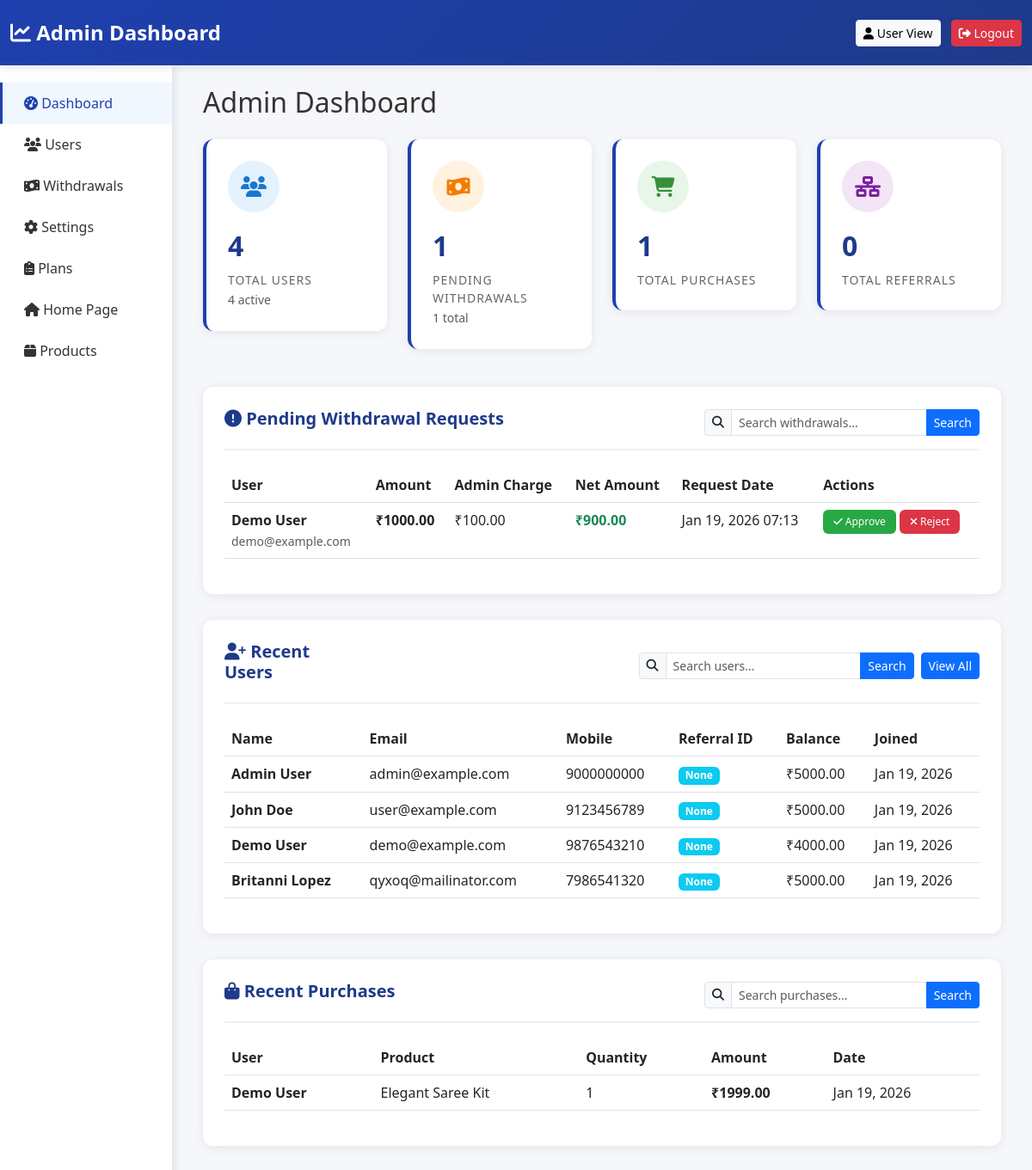
The app's page /mlm-admin/dashboard/, older data.
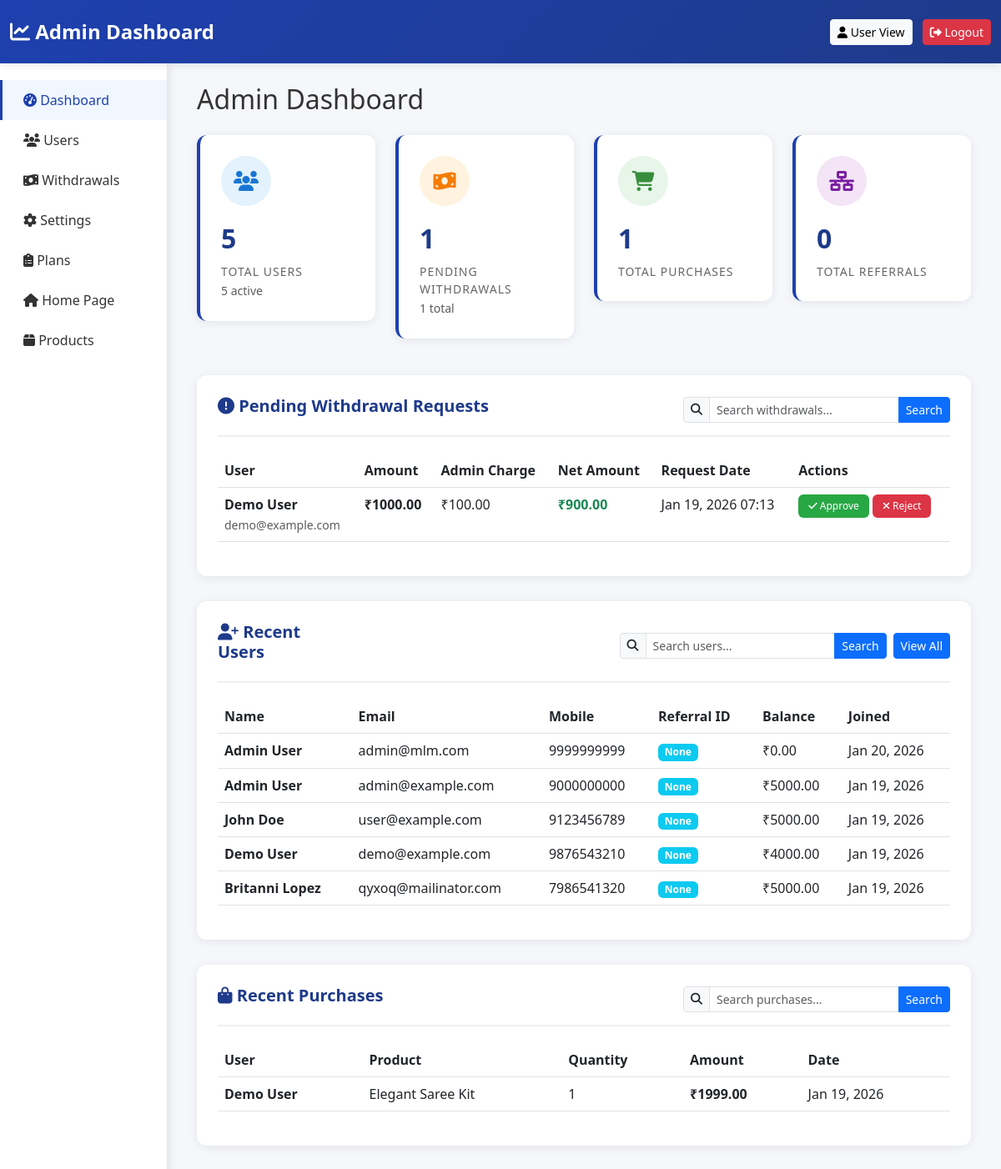
The same page, newer data.
### core/models.py (models this page shows, shortened)
class Withdrawal(models.Model):
    STATUS_CHOICES = [
        ('pending', 'Pending'),
        ('approved', 'Approved'),
        ('rejected', 'Rejected'),
        ('completed', 'Completed'),
    ]
    user = models.ForeignKey(CustomUser, on_delete=models.CASCADE, related_name='withdrawals')
    amount = models.DecimalField(max_digits=15, decimal_places=2)
    admin_charge = models.DecimalField(max_digits=15, decimal_places=2, default=0.00)  # 10% charge
    net_amount = models.DecimalField(max_digits=15, decimal_places=2, default=0.00)    # Amount - charge
    status = models.CharField(max_length=20, choices=STATUS_CHOICES, default='pending')
    requested_date = models.DateTimeField(auto_now_add=True)
    processed_date = models.DateTimeField(blank=True, null=True)
    notes = models.TextField(blank=True, null=True)
    class Meta:
        verbose_name = "Withdrawal"
        verbose_name_plural = "Withdrawals"
        ordering = ['-requested_date']

class CustomUser(AbstractUser):
    phone_regex = RegexValidator(
        regex=r'^\+?1?\d{9,15}$',
        message='Phone number must be entered in the format: +999999999. Up to 15 digits allowed.'
    )
    mobile = models.CharField(
        validators=[phone_regex],
        max_length=17,
        blank=True,
        null=True,
        unique=True,
        verbose_name="Mobile Number"
    )
    sponsor_id = models.CharField(
        max_length=50,
        blank=True,
        null=True,
        verbose_name="Sponsor ID"
    )
    sponsor_name = models.CharField(
        max_length=255,
        blank=True,
        null=True,
        verbose_name="Sponsor Name"
    )
    referral_id = models.CharField(
        max_length=20,
        unique=True,
        blank=True,
        null=True,
        verbose_name="Referral ID"
    )
    account_balance = models.DecimalField(
        max_digits=15,
        decimal_places=2,
        default=0.00,
        verbose_name="Account Balance"
    )
    is_active_member = models.BooleanField(
        default=False,
        verbose_name="Is Active Member"
    )
    profile_photo = models.ImageField(
        upload_to='profile_photos/',
        blank=True,
        null=True,
        verbose_name="Profile Photo"
    )
    created_at = models.DateTimeField(auto_now_add=True)
    updated_at = models.DateTimeField(auto_now=True)
    groups = models.ManyToManyField(
        'auth.Group',
        verbose_name='groups',
        blank=True,
        related_name='customuser_set'
    )
    user_permissions = models.ManyToManyField(
        'auth.Permission',
        verbose_name='user permissions',
        blank=True,
        related_name='customuser_set'
    )
    class Meta:
        verbose_name = "User"
        verbose_name_plural = "Users"
        ordering = ['-created_at']
    def get_full_name(self):
        return f"{self.first_name} {self.last_name}".strip()

class Purchase(models.Model):
    user = models.ForeignKey(CustomUser, on_delete=models.CASCADE, related_name='purchases')
    product = models.ForeignKey(Product, on_delete=models.CASCADE)
    quantity = models.PositiveIntegerField(default=1)
    total_amount = models.DecimalField(max_digits=15, decimal_places=2)
    purchase_date = models.DateTimeField(auto_now_add=True)
    class Meta:
        verbose_name = "Purchase"
        verbose_name_plural = "Purchases"
        ordering = ['-purchase_date']

class Product(models.Model):
    name = models.CharField(max_length=255, verbose_name="Product Name")
    description = models.TextField(blank=True, null=True)
    price = models.DecimalField(max_digits=10, decimal_places=2, verbose_name="Price")
    created_at = models.DateTimeField(auto_now_add=True)
    class Meta:
        verbose_name = "Product"
        verbose_name_plural = "Products"

### core/views.py (the view, shortened to what this page needs)
# urls.py: path('mlm-admin/dashboard/', admin_dashboard, name='admin_dashboard'),
def admin_dashboard(request):
    total_users = CustomUser.objects.count()
    active_users = CustomUser.objects.filter(is_active_member=True).count()
    total_withdrawals = Withdrawal.objects.count()
    pending_withdrawals = Withdrawal.objects.filter(status='pending').count()
    total_purchases = Purchase.objects.count()
    total_referrals = Referral.objects.count()
    withdrawals_q = (request.GET.get('withdrawals_q') or '').strip()
    users_q = (request.GET.get('users_q') or '').strip()
    purchases_q = (request.GET.get('purchases_q') or '').strip()
    withdrawals_page_number = request.GET.get('withdrawals_page') or 1
    users_page_number = request.GET.get('users_page') or 1
    purchases_page_number = request.GET.get('purchases_page') or 1
    pending_withdrawals_qs = Withdrawal.objects.filter(status='pending').select_related('user').order_by('-requested_date')
    pending_withdrawals_paginator = Paginator(pending_withdrawals_qs, 10)
    pending_withdrawal_requests = pending_withdrawals_paginator.get_page(withdrawals_page_number)
    recent_users_qs = CustomUser.objects.order_by('-created_at')
    recent_users_paginator = Paginator(recent_users_qs, 10)
    recent_users = recent_users_paginator.get_page(users_page_number)
    recent_purchases_qs = Purchase.objects.select_related('user', 'product').order_by('-purchase_date')
    recent_purchases_paginator = Paginator(recent_purchases_qs, 10)
    recent_purchases = recent_purchases_paginator.get_page(purchases_page_number)
    context = {
        'total_users': total_users,
        'active_users': active_users,
        'total_withdrawals': total_withdrawals,
        'pending_withdrawals': pending_withdrawals,
        'total_purchases': total_purchases,
        'total_referrals': total_referrals,
        'recent_users': recent_users,
        'pending_withdrawal_requests': pending_withdrawal_requests,
        'recent_purchases': recent_purchases,
        'withdrawals_q': withdrawals_q,
        'users_q': users_q,
        'purchases_q': purchases_q,
    }
    return render(request, 'admin/admin_dashboard.html', context)

### core/templates/admin/admin_dashboard.html (shortened to what the changed rows need)
{% load static %}
<!DOCTYPE html>
<html lang="en">
<head>
    <link href="https://cdn.jsdelivr.net/npm/bootstrap@5.3.0/dist/css/bootstrap.min.css" rel="stylesheet">
    <link rel="stylesheet" href="https://cdnjs.cloudflare.com/ajax/libs/font-awesome/6.4.0/css/all.min.css">
</head>
<body>
    <div class="container-fluid">
        <div class="row">
            <div class="col-md-10">
                <div class="p-4">
                    <h2 class="mb-4">Admin Dashboard</h2>
                    <div class="row mb-4">
                        <div class="col-md-3">
                            <div class="stat-card users">
                                <div class="stat-card-icon">
                                    <i class="fas fa-users"></i>
                                </div>
                                <div class="stat-card-value">{{ total_users }}</div>
                                <div class="stat-card-label">Total Users</div>
                                <small class="text-muted">{{ active_users }} active</small>
                            </div>
                        </div>
                    </div>
                    <div class="table-card" id="withdrawals">
                        {% if pending_withdrawal_requests %}
                        <div class="table-responsive">
                            <table class="table table-hover">
                                <thead>
                                    <tr>
                                        <th>User</th>
                                        <th>Amount</th>
                                        <th>Admin Charge</th>
                                        <th>Net Amount</th>
                                        <th>Request Date</th>
                                        <th>Actions</th>
                                    </tr>
                                </thead>
                                <tbody>
                                    {% for withdrawal in pending_withdrawal_requests %}
                                    <tr>
                                        <td>
                                            <strong>{{ withdrawal.user.get_full_name }}</strong><br>
                                            <small class="text-muted">{{ withdrawal.user.email }}</small>
                                        </td>
                                        <td><strong>₹{{ withdrawal.amount }}</strong></td>
                                        <td>₹{{ withdrawal.admin_charge }}</td>
                                        <td><strong class="text-success">₹{{ withdrawal.net_amount }}</strong></td>
                                        <td>{{ withdrawal.requested_date|date:"M d, Y H:i" }}</td>
                                        <td>
                                            <form method="POST" action="{% url 'admin_withdrawal_action' withdrawal.id %}" style="display: inline;">
                                                <button type="submit" class="btn-action btn-approve" onclick="return confirm('Approve this withdrawal?');">
                                                    <i class="fas fa-check"></i> Approve
                                                </button>
                                            </form>
                                            <form method="POST" action="{% url 'admin_withdrawal_action' withdrawal.id %}" style="display: inline;">
                                                <button type="submit" class="btn-action btn-reject" onclick="return confirm('Reject this withdrawal? Amount will be refunded.');">
                                                    <i class="fas fa-times"></i> Reject
                                                </button>
                                            </form>
                                        </td>
                                    </tr>
                                    {% endfor %}
                                </tbody>
                            </table>
                        </div>
                        {% else %}
                        <p class="text-muted text-center py-4">No pending withdrawal requests</p>
                        {% endif %}
                    </div>
                    <div class="table-card">
                        <div class="table-responsive">
                            <table class="table table-hover">
                                <thead>
                                    <tr>
                                        <th>Name</th>
                                        <th>Email</th>
                                        <th>Mobile</th>
                                        <th>Referral ID</th>
                                        <th>Balance</th>
                                        <th>Joined</th>
                                    </tr>
                                </thead>
                                <tbody>
                                    {% for user in recent_users %}
                                    <tr>
                                        <td><strong>{{ user.get_full_name }}</strong></td>
                                        <td>{{ user.email }}</td>
                                        <td>{{ user.mobile }}</td>
                                        <td><span class="badge bg-info">{{ user.referral_id }}</span></td>
                                        <td>₹{{ user.account_balance }}</td>
                                        <td>{{ user.created_at|date:"M d, Y" }}</td>
                                    </tr>
                                    {% endfor %}
                                </tbody>
                            </table>
                        </div>
                    </div>
                    <div class="table-card">
                        <div class="table-responsive">
                            <table class="table table-hover">
                                <thead>
                                    <tr>
                                        <th>User</th>
                                        <th>Product</th>
                                        <th>Quantity</th>
                                        <th>Amount</th>
                                        <th>Date</th>
                                    </tr>
                                </thead>
                                <tbody>
                                    {% for purchase in recent_purchases %}
                                    <tr>
                                        <td><strong>{{ purchase.user.get_full_name }}</strong></td>
                                        <td>{{ purchase.product.name }}</td>
                                        <td>{{ purchase.quantity }}</td>
                                        <td><strong>₹{{ purchase.total_amount }}</strong></td>
                                        <td>{{ purchase.purchase_date|date:"M d, Y" }}</td>
                                    </tr>
                                    {% endfor %}
                                </tbody>
                            </table>
                        </div>
                    </div>
                </div>
            </div>
        </div>
    </div>
</body>
</html>

Row changes from the older to the newer data that the page shows:
added CustomUser: get_full_name "Admin User", email "admin@mlm.com", mobile "9999999999", referral_id "None", account_balance "0.00", created_at "Jan 20, 2026"
Text that changed along with them:
{{ total_users }}: "4" → "5"
{{ active_users }}: "4" → "5"
